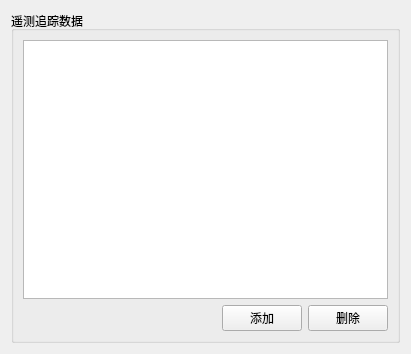
<?xml version="1.0" encoding="UTF-8"?>
<ui version="4.0">
 <class>DataTraceForm</class>
 <widget class="QWidget" name="DataTraceForm">
  <property name="geometry">
   <rect>
    <x>0</x>
    <y>0</y>
    <width>411</width>
    <height>354</height>
   </rect>
  </property>
  <property name="windowTitle">
   <string>Form</string>
  </property>
  <layout class="QVBoxLayout" name="verticalLayout_2">
   <item>
    <widget class="QGroupBox" name="groupBox_2">
     <property name="title">
      <string>遥测追踪数据</string>
     </property>
     <layout class="QVBoxLayout" name="verticalLayout">
      <item>
       <widget class="QTableView" name="tableView"/>
      </item>
      <item>
       <layout class="QHBoxLayout" name="horizontalLayout_2">
        <item>
         <spacer name="horizontalSpacer_2">
          <property name="orientation">
           <enum>Qt::Horizontal</enum>
          </property>
          <property name="sizeHint" stdset="0">
           <size>
            <width>40</width>
            <height>20</height>
           </size>
          </property>
         </spacer>
        </item>
        <item>
         <widget class="QPushButton" name="addButton">
          <property name="text">
           <string>添加</string>
          </property>
         </widget>
        </item>
        <item>
         <widget class="QPushButton" name="deleteButton">
          <property name="text">
           <string>删除</string>
          </property>
         </widget>
        </item>
       </layout>
      </item>
     </layout>
    </widget>
   </item>
  </layout>
 </widget>
 <resources/>
 <connections/>
</ui>
